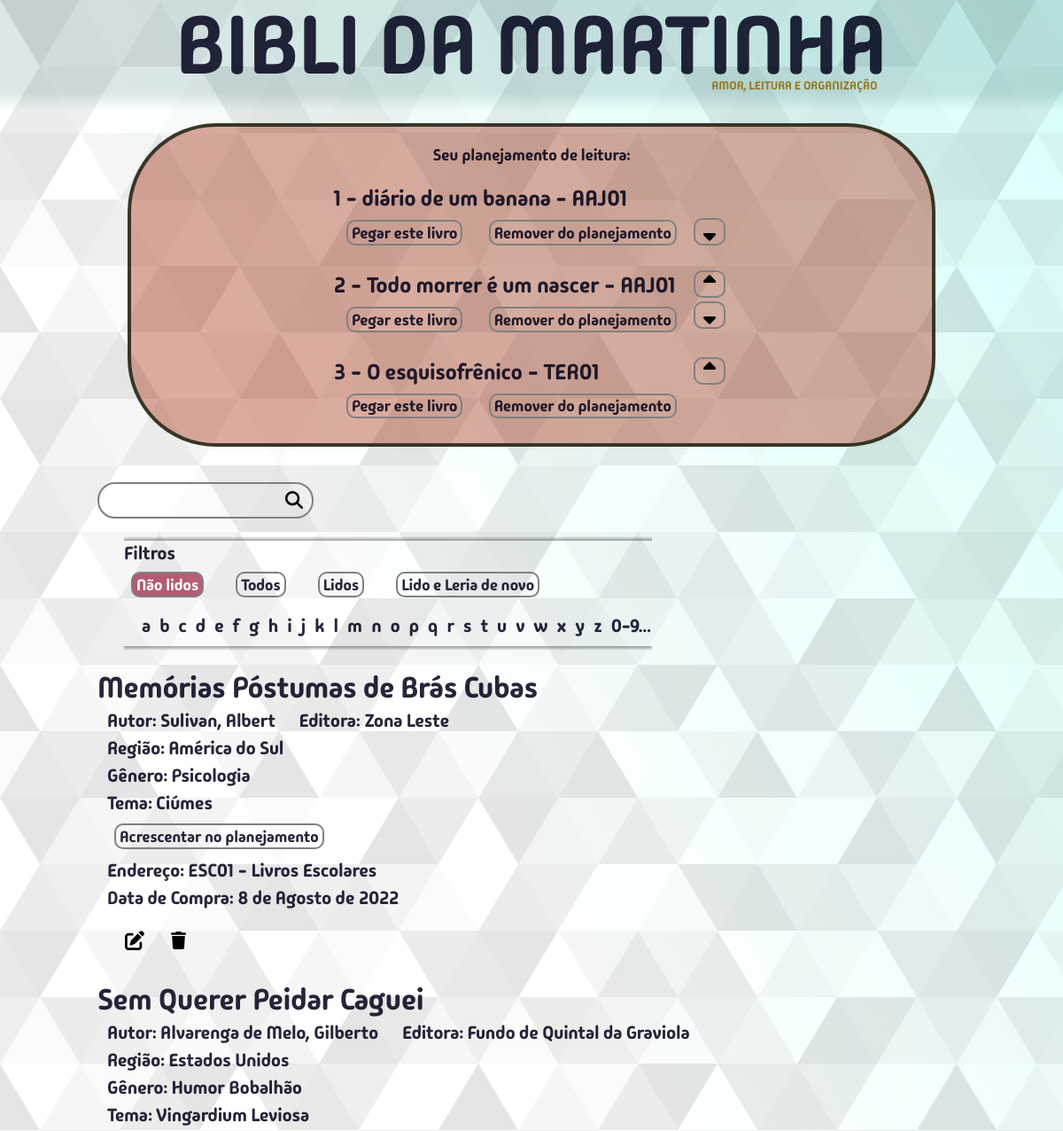
Page /editarplanejamento/naolidos/ (upper part) on the earlier database version.
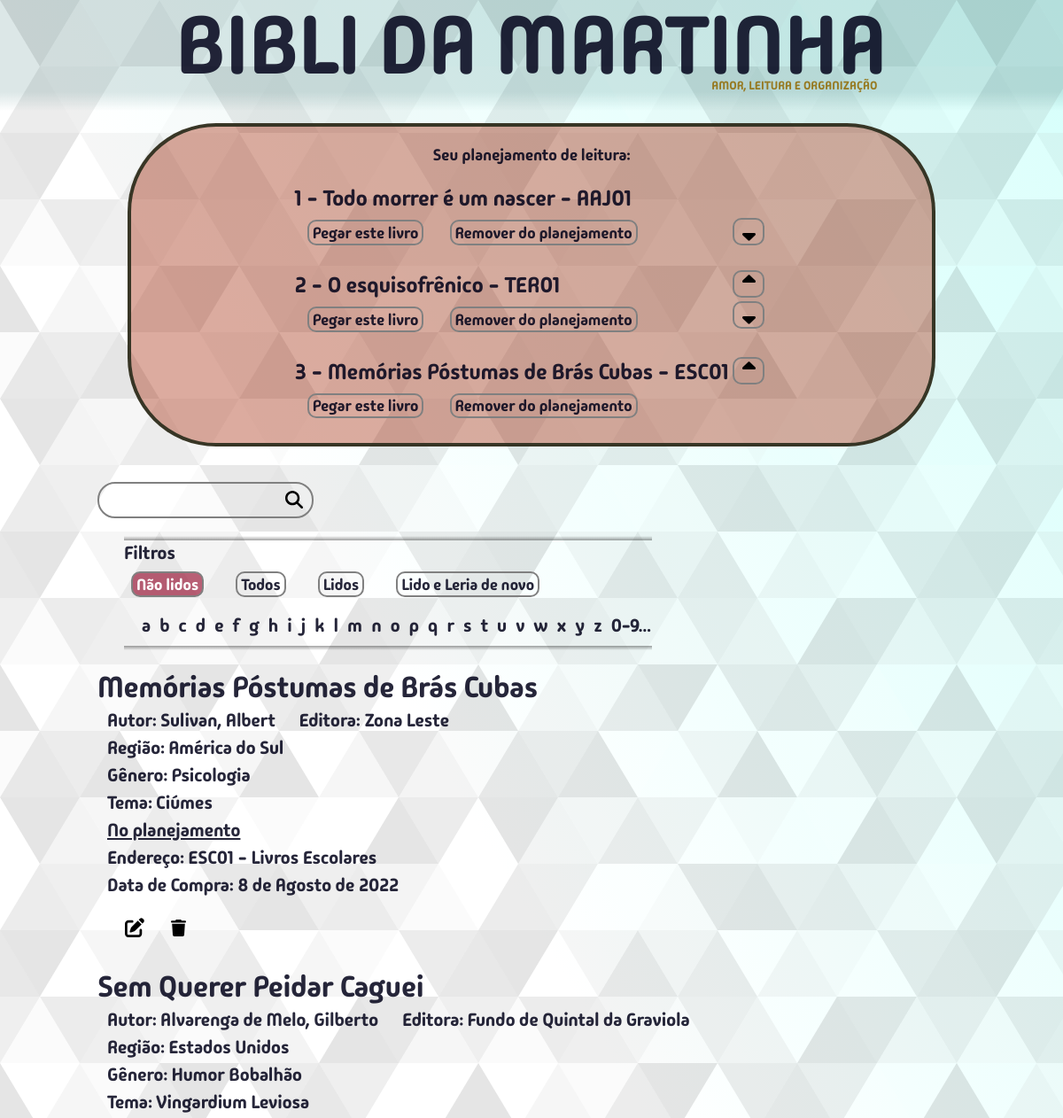
Same page on the later database version.
### bibm/models.py (models this page shows, shortened)
class Livro(models.Model):
    titulo = models.CharField(max_length=300, unique=True)
    editora = models.CharField(max_length=300, blank=True, null=True)
    autor = models.ForeignKey(Autor, on_delete=models.SET_DEFAULT, default=1)
    genero = models.ForeignKey(Genero, on_delete=models.SET_DEFAULT, default=1)
    tema = models.CharField(max_length=600, blank=True, null=True)
    lendo = models.BooleanField(default=False)
    lido = models.BooleanField(default=False)
    data_leitura = models.DateField(blank=True, null=True)
    leria_de_novo = models.BooleanField(default=False)
    notas = [(1,"1"),(2,"2"),(3,"3"),(4,"4"),(5,"5"),(6,"6"),(7,"7"),(8,"8"),(9,"9"),(10,"10")]
    classificacao = models.IntegerField(choices=notas, blank=True, null=True)
    endereco = models.ForeignKey(Endereco, on_delete=models.SET_NULL, blank=True, null=True)
    data_compra = models.DateField(null=True)
    regiao = models.ForeignKey(Regiao, on_delete=models.SET_DEFAULT, default=2)
    comentario = models.TextField(blank=True, null=True)
    planejamento = models.PositiveIntegerField(unique=True, blank=True, null=True)

class Endereco(models.Model):
    codigo = models.CharField(max_length=5, validators=[validacao_endereco])
    descricao = models.CharField(max_length=300, blank=True, null=True)
    comentario = models.TextField(blank=True, null=True)
    class Meta:
        verbose_name = "Endereço"
    def __str__(self):
        if self.descricao is not None:
            return str(self.codigo) + " - " + str(self.descricao)
        else:
            return str(self.codigo)

class Autor(models.Model):
    prim_nome = models.CharField(max_length=65)
    ult_nome = models.CharField(max_length=65)
    nacionalidade = models.CharField(max_length=65, blank=True, null=True, default="")
    regiao = models.ForeignKey(Regiao, on_delete=models.SET_DEFAULT, default=2)
    comentario = models.TextField(blank=True, null=True)
    class Meta:
        verbose_name_plural = "autores"

class Regiao(models.Model):
    regiao = models.CharField(max_length=65, unique=True, verbose_name="região")
    comentario = models.TextField(blank=True, null=True)
    class Meta:
        verbose_name_plural = "regiões"
    def __str__(self):
        return str(self.regiao)

class Genero(models.Model):
    genero = models.CharField(max_length=65, unique=True)
    comentario = models.TextField(blank=True, null=True)
    class Meta:
        verbose_name = "gênero"

### bibm/views/views_all.py (the view, shortened to what this page needs)
# urls.py: path("editarplanejamento/<filtro>/", views.editar_planejamento, name="editar_planejamento"),
def editar_planejamento(request, filtro):
    termo_busca = request.GET.get("q", "").strip()
    filtros = {
        "naolidos": "Não lidos",
        "todos": "Todos",
        "lidos": "Lidos",
        "lidoeleriadenovo": "Lido e Leria de novo"
    }
    ordem_alfabetica_lista = ["a","b","c","d","e","f","g","h","i","j","k","l","m","n","o","p",
                              "q","r","s","t","u","v","w","x","y","z","0-9..."]
    classe_btn = "btn-vermelho"
    livros_plan = livros_planejamento()
    ultimo_plan = Livro.objects.aggregate(planejamento=Max("planejamento"))["planejamento"]
    if termo_busca == "":
        if filtro == "naolidos":
            meus_livros = Livro.objects.filter(lido=False)
        elif filtro == "todos":
            meus_livros = Livro.objects.all()
        elif filtro == "lidos":
            meus_livros = Livro.objects.filter(lido=True)
        elif filtro == "lidoeleriadenovo":
            meus_livros = Livro.objects.filter(lido=True, leria_de_novo=True)
        elif filtro == "0-9...":
            meus_livros = Livro.objects.filter(titulo__regex=r"^[^A-Za-zÀ-ÿ]")
    context = {
        "livros_plan": livros_plan,
        "ultimo_plan": ultimo_plan,
        "meus_livros": meus_livros,
        "termo_pesquisado": termo_busca,
        "filtro": filtro,
        "filtros": filtros,
        "caller":"editar_planejamento",
        "classe_btn": classe_btn,
        "ordem_alfabetica_lista": ordem_alfabetica_lista,
    }
    return render(request, "bibm/pages/editarPlanejamento.html", context)

### bibm/views/views_all.py (called while the page is built, shortened)
def livros_planejamento():
    livros_plan = Livro.objects.exclude(planejamento=None).order_by("planejamento")
    ultimo_plan = len(livros_plan)
    ultimo_plan_agregate = Livro.objects.aggregate(planejamento=Max("planejamento"))["planejamento"]
    p = 1
    return livros_plan

### bibm/templates/bibm/pages/editarPlanejamento.html (shortened to what this page needs)
{% extends 'bibm/estru.html' %}
{% load static %}
{% block content %}
  <div class="livro-atual vermelho-lendo caixa-vermelha-planejamento">
    <div class="planejamento-box">
      <span class="titulo-livro-atual">Seu planejamento de leitura:</span>
      {% for livro in livros_plan %}
        {% include "bibm/partials/livroPlanejamento.html" %}
      {% endfor %}
    </div>
  </div>
  <div class="meus-livros-box">
    <div class="container-search-box">
      <form action="{% url 'bibm:editar_planejamento' 'todos' %}" class="search-form caixa-de-pesquisa">
        <input type="search" class="search-input" name="q" value="{{ search_term }}" />
        <button type="submit" class="search-button lupa"><img src="{% static 'bibm/img/magnifying-glass-solid.svg' %}" alt="Lupa" /></button>
      </form>
    </div>
    {% include "bibm/partials/botoesFiltro.html" %}
    {% for livro in meus_livros %}
      {% include "bibm/partials/livroDetalheForm.html" %}
    {% empty %}
      Você não possui nenhum livro não lido.
    {% endfor %}
  </div>
{% endblock %}

### bibm/templates/bibm/partials/livroPlanejamento.html (shortened to what this page needs)
{% load static %}
<div class="plan-box">
	<div class="plan-box-esquerda">
	  <span class="livro-lendo-plan">
		{{ livro.planejamento }} - {{ livro.titulo }}
		{% if livro.endereco.codigo %}
		- {{ livro.endereco.codigo }}
		{% endif %}
	  </span>
	  <div class="opcoes-planejamento">
			<div class="opc-plan-box">
				<form method="post" action="{% url 'bibm:pegar_este_livro'%}">
					<button type="submit" class="btn-medio btn-vermelho">Pegar este livro</button>
				</form>
			</div>
			<div class="opc-plan-box">
				<form method="post" action="{% url 'bibm:remover_do_planejamento'%}">
					<button type="submit" class="btn-medio btn-vermelho">Remover do planejamento</button>
				</form>
			</div>
	  </div>
	</div>
	<div class="setas-plan-box">
	  {% if livro.planejamento != 1 %}
		<div class="opc-plan-subir-descer">
			<form method="post" action="{% url 'bibm:subir_plan' %}">
				<button type="submit" class="btn-nulo btn-subir">
					<img src="{% static 'bibm/img/sort-up-solid.svg' %}" alt="Seta para cima" />
				</button>
			</form>
		</div>
	  {% else %}
		<div class="opc-plan-subir-vazia"></div>
	  {% endif %}
	  {% if livro.planejamento != ultimo_plan %}
		<span class="opc-plan-subir-descer">
			<form method="post" action="{% url 'bibm:descer_plan' %}">
				<button type="submit" class="btn-nulo btn-descer">
					<img src="{% static 'bibm/img/sort-down-solid.svg' %}" alt="Seta para baixo" />
				</button>
			</form>
		</span>
	  {% endif %}
	</div>
</div>

### bibm/templates/bibm/partials/livroDetalheForm.html (shortened to what this page needs)
{% load static %}
<div class="livro-box">
  <span class="meus-livros-titulo">{{ livro.titulo }}</span>
  <div class="meus-livros-abaixo-titulo-box">
    <div class="autor-editora linha-livro-info">
      {% if livro.autor.prim_nome == 'Autor Desconhecido' %}
        <span class="meus-livros-autor">Autor Desconhecido</span>
      {% else %}
        <span class="meus-livros-autor">Autor: {{ livro.autor.ult_nome }}, {{ livro.autor.prim_nome }}</span>
      {% endif %}
      <span class="meus-livros-editora">Editora: {{ livro.editora }}</span>
    </div>
    <span class="linha-livro-info">Região: {{livro.regiao}}</span>
    <span class="meus-livros-genero linha-livro-info">Gênero: {{ livro.genero.genero }}</span>
    {% if livro.tema %}
      <span class="meus-livros-tema linha-livro-info">Tema: {{ livro.tema }}</span>
    {% endif %}
    {% if livro.planejamento is None and not livro.lendo %}
    <div>
      {% if caller == "meus_livros" %}
        <form action="{% url 'bibm:acrescentar_no_planejamento_meus_livros' %}" method="post">
      {% else %}
        <form action="{% url 'bibm:acrescentar_no_planejamento'%}" method="post">
      {% endif %}
        <button type="submit" class="btn-medio {{classe_btn}}">Acrescentar no planejamento</button>
      </form>
    </div>
    {% elif livro.planejamento is not None and not livro.lendo %}
    <span class="ja-no-planejamento linha-livro-info">
      <u>No planejamento</u>
    </span>
    {% else %}
    <span class="ja-no-planejamento linha-livro-info">
      --- Lendo ---
    </span>
    {% endif %}
    {% if livro.endereco %}
      <span class="linha-livro-info">Endereço: {{livro.endereco}}</span>
    {% endif %}
    <span  class="linha-livro-info">Data de Compra: {{livro.data_compra}}</span>
    <div class="flex-flow-row espaco-top-2rem">
      <a class="btn-editar" method="GET" href="{% url 'bibm:editar_um_livro' livro.id %}">
        <img
          src="{% static 'bibm/img/pen-to-square-solid.svg' %}"
          alt="Editar este livro"
          title="Editar este livro"
        >
      </a>
      <form method="POST" action="{% url 'bibm:deletar_um_livro' %}"
        onclick="return confirm('Você confirma a exclusão deste livro?')">
        <button type="submit">
          <img
          src="{% static 'bibm/img/trash-solid.svg' %}"
          alt="Deletar este livro"
          title="Deletar este livro"
          class="btn-excluir"
          >
        </button>
      </form>
    </div>
  </div>
</div>

Differences in the rows shown:
no longer on this page (row edited): Livro: planejamento "1", titulo "diário de um banana", endereco.codigo "AAJ01"
changed Livro "Todo morrer é um nascer": planejamento "2" → "1"; planejamento: picture removed
changed Livro "O esquisofrênico": planejamento "3" → "2"; planejamento: picture added
now on one of the page's lists (row edited): Livro: planejamento "3", titulo "Memórias Póstumas de Brás Cubas", endereco.codigo "ESC01"
changed Livro "Memórias Póstumas de Brás Cubas": planejamento "Acrescentar no planejamento" → "No planejamento"
